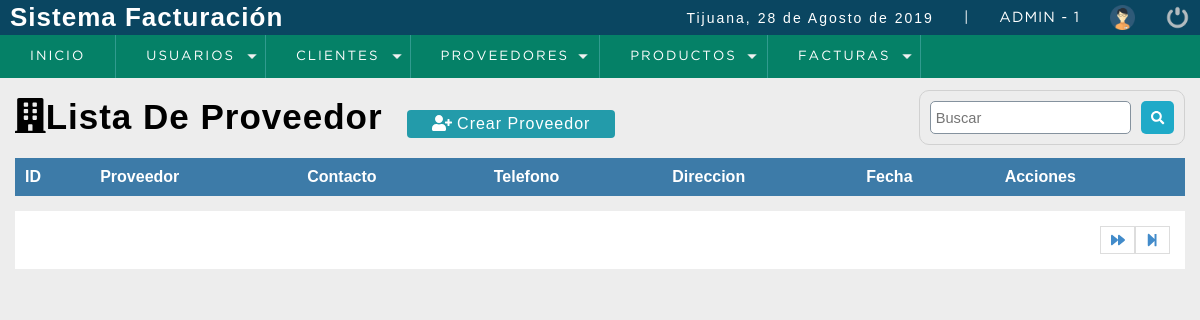
Before: /sistema/lista_proveedor.php (signed in) with the older database file.
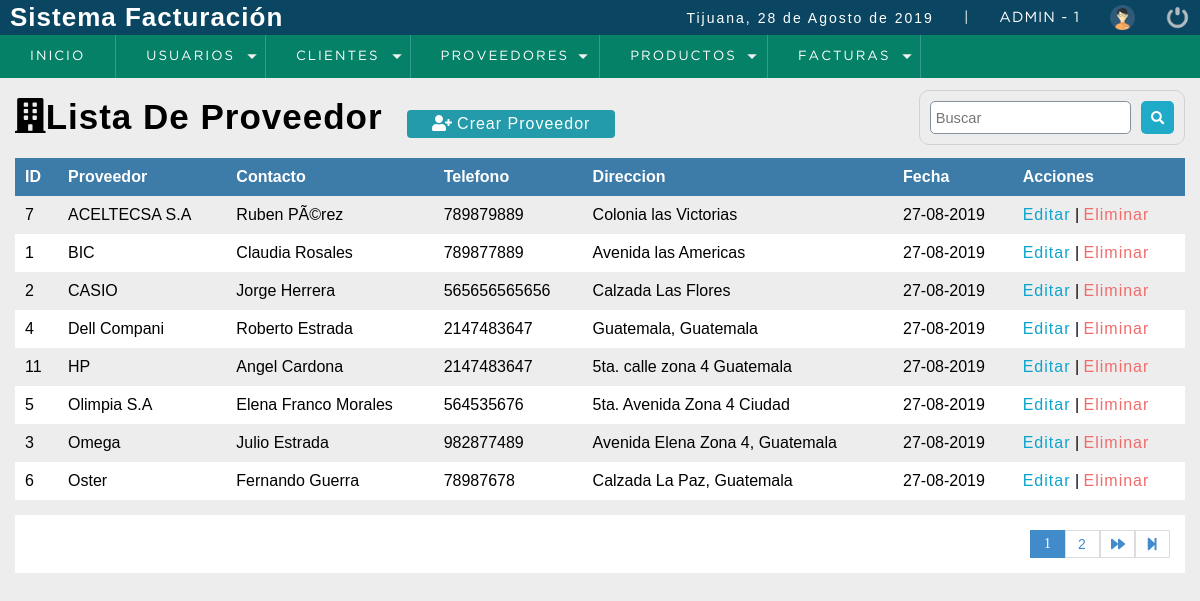
After: the same page with the newer database file.
### tables this page shows
CREATE TABLE `proveedor` (
  `codproveedor` int(11) NOT NULL,
  `proveedor` varchar(100) DEFAULT NULL,
  `contacto` varchar(100) DEFAULT NULL,
  `telefono` bigint(11) DEFAULT NULL,
  `direccion` text,
  `usuario_id` int(11) NOT NULL,
  `date_add` datetime NOT NULL  DEFAULT CURRENT_TIMESTAMP,  
  `estatus` tinyint DEFAULT 1
);

### sistema/functions.php (called while the page is built, shortened)
<?php
	function fechaC(){
		$mes = array("","Enero",
					  "Febrero",
					  "Marzo",
					  "Abril",
					  "Mayo",
					  "Junio",
					  "Julio",
					  "Agosto",
					  "Septiembre",
					  "Octubre",
					  "Noviembre",
					  "Diciembre");
		return date('d')." de ". $mes[date('n')] . " de " . date('Y');
	}
 ?>

### sistema/lista_proveedor.php (the view, shortened to what this page needs)
<?php
  include "../conexion.php"
?>
<!DOCTYPE html>
<html lang="en">
<head>
	<?php include "includes/script.php"; ?>
</head>
<body>
	<?php include "includes/header.php"; ?>
	<section id="container">
    <h1><i class="fas fa-building"></i>Lista De Proveedor</h1>
    <a href = "registro_proveedor.php" class = "btn_new"><i class="fas fa-user-plus"></i> Crear Proveedor</a>
    <form action="buscar_proveedor.php" method="get" class = "form_search">
      <input type="text" name = "busqueda" id="busqueda" placeholder ="Buscar">
      <button type="submit" class="btn_search"><i class="fas fa-search"></i></button>
    </form>
    <table>
      <tr>
        <th>ID</th>
        <th>Proveedor</th>
        <th>Contacto</th>
        <th>Telefono</th>
        <th>Direccion</th>
        <th>Fecha</th>
        <th>Acciones</th>
      </tr>
      <?php
        $sql_registe = mysqli_query($conexion,"SELECT COUNT(*) AS total_registro FROM proveedor WHERE  estatus = 1");
        $result_register = mysqli_fetch_array($sql_registe);
        $total_registro = $result_register['total_registro'];
        $por_pagina = 8;
        if(empty($_GET['pagina']))
        {
          $pagina = 1;
        }
        else
        {
          $pagina = $_GET['pagina'];
        }
        $desde = ($pagina-1)*$por_pagina;
        $total_paginas = ceil($total_registro/$por_pagina);
        $query = mysqli_query($conexion,"SELECT * FROM proveedor WHERE estatus = 1  ORDER BY proveedor ASC LIMIT $desde,$por_pagina");
        $result = mysqli_num_rows($query);
        if ($result > 0)
        {
          while ($data= mysqli_fetch_array($query))
          {
            $formato = 'Y-m-d H:i:s';
            $fecha = DateTime::createFromFormat($formato,$data['date_add']);
      ?>
          <tr>
            <td><?php echo $data['codproveedor']; ?></td>
            <td><?php echo $data['proveedor']; ?></td>
            <td><?php echo $data['contacto']; ?></td>
            <td><?php echo $data['telefono']; ?></td>
            <td><?php echo $data['direccion']; ?></td>
            <td><?php echo $fecha->format('d-m-Y'); ?></td>
            <td>
              <a class ="link_edit" href = "editar_proveedor.php?id=<?php echo $data['codproveedor']; ?>">Editar</a>
              |
              <a class = "link_delete"  href = "eliminar_confirmar_proveedor.php?id=<?php echo $data['codproveedor']; ?>">Eliminar</a>
            </td>
          </tr>
      <?php
          }
        }
      ?>
    </table>
    <div class = "paginador">
        <ul>
        <?php
            for ($i=1;$i<=$total_paginas;$i++)
            {
              if ($i == $pagina)
              {
                echo '<li class="pageSelected">'.$i.'</li>';
              }
              else
              {
                echo '<li><a href="?pagina='.$i.'">'.$i.'</a></li>';
              }
            }
            if ($pagina != $total_paginas)
            {
        ?>
          <li><a href= "?pagina=<?php echo $pagina+1; ?>"><i class="fas fa-forward"></i></a></li>
          <li><a href= "?pagina=<?php echo $total_paginas; ?>"><i class="fas fa-step-forward"></i></a></li>
        <?php
            }
        ?>
        </ul>
    </div>
	</section>
</body>
</html>

### sistema/includes/script.php (shortened to what this page needs)
<link rel="stylesheet" type="text/css" href="css/style.css">
<?php include "functions.php";  ?>

### sistema/includes/header.php (shortened to what this page needs)
<header>
		<div class="header">
			<h1>Sistema Facturación</h1>
			<div class="optionsBar">
				<p>Tijuana, <?php echo fechaC();?></p>
				<span>|</span>
				<span class="user"><?php echo $_SESSION['usuario'].' - '.$_SESSION['rol']; ?></span>
				<img class="photouser" src="img/user.png" alt="Usuario">
				<a href="salir.php"><img class="close" src="img/salir.png" alt="Salir del sistema" title="Salir"></a>
			</div>
		</div>
    <?php include "nav.php"; ?>
	</header>

### sistema/nav.php (shortened to what this page needs)
<nav>
			<ul>
				<li><a href="#">Inicio</a></li>
				<li class="principal">
					<a href="#">Usuarios</a>
				</li>
				<li class="principal">
					<a href="#">Clientes</a>
				</li>
				<li class="principal">
					<a href="#">Proveedores</a>
				</li>
				<li class="principal">
					<a href="#">Productos</a>
				</li>
				<li class="principal">
					<a href="#">Facturas</a>
				</li>
			</ul>
		</nav>

### sistema/css/style.css (style rules this page uses)
* { margin: 0; padding: 0; box-sizing: border-box; }
body { background: #ededed; }
h1, h2, h3, h4, h5, h6 { font-family: 'arial'; font-weight: bold; letter-spacing: 1px; }
h1 { font-size: 26px; }
p { font-family: 'arial'; letter-spacing: 2px; font-size: 14px; line-height: 20px; }
a { text-decoration: none; font-family: arial; letter-spacing: 1px; }
span { font-family: 'GothamBook'; letter-spacing: 1px; font-size: 14px; line-height: 20px; }
header { position: fixed; width: 100%; }
.header { color: #FFF; background: #0a4661; height: 35px; display: -webkit-flex; display: -moz-flex; display: -ms-flex; display: -o-flex; display: flex; justify-content: space-between; align-items: center; padding: 10px; }
.optionsBar { display: -webkit-flex; display: -moz-flex; display: -ms-flex; display: -o-flex; display: flex; justify-content: center; align-items: center; }
.optionsBar span { color: #FFF; font-size: 11pt; font-family: 'GothamBook'; text-transform: uppercase; margin-left: 30px; }
.photouser { margin-left: 30px; width: 25px; height: 25px; }
.close { width: 25px; height: 25px; }
.optionsBar a { display: -webkit-flex; display: -moz-flex; display: -ms-flex; display: -o-flex; display: flex; margin-left: 30px; }
nav ul { background: #058167; list-style: none; display: -webkit-flex; display: -moz-flex; display: -ms-flex; display: -o-flex; display: flex; justify-content: left; align-items: center; }
nav ul > li a { position: relative; }
nav a { color: #FFF; display: block; font-size: 10pt; font-family: 'GothamBook'; padding: 15px 30px; text-transform: uppercase; letter-spacing: 2px; transition: background .5s; border-right: 1px solid #319B8F; }
nav .principal > a { background: url(../images/arrow_bottom.png) no-repeat; background-position-x: 0%; background-position-y: 0%; background-size: auto auto; background-position: 94% center; background-size: 10px; }
#container { padding: 90px 15px 15px; }
form { background:#FFF; margin:auto; padding:20px 50px; border: 1px solid #d1d1d1; }
input,select { display:block; width: 100%; font-size:11pt; padding:5px; border:1px solid #85929e; border-radius:5px; }
#container h1 { font-size:35px; display:inline-block; }
.btn_new { display:inline-block; background:#239baa; color:#FFF; padding:5px 25px; border-radius:4px; margin:20px; }
table { border-collapse:collapse; font-size:12pt; font-family:'arial'; width:100%; }
table th { text-align:left; padding:10px; background:#3d7ba8; color:#FFF; }
table tr:nth-child(odd) { background:#FFF; }
table td { padding:10px; }
.link_edit { color:#0ca4ce; }
.link_delete { color:#f26b6b; }
.paginador ul { padding:15px; list-style:none; background:#FFF; margin-top:15px; display:-webkit-flex; display:-moz-flex; display:-ms-flex; display:-o-flex; display:flex; justify-content:flex-end; }
.paginador a, .pageSelected { color:#428bca; border:1px solid #ddd; padding:5px; display:inline-block; font-size:14px; text-align:center; width:35px; }
.pageSelected { color:#FFF; background:#428bca; border:1px solid #428bca; }
.form_search { display:-webkit-flex; display:-moz-flex; display:-ms-flex; display:-o-flex; display:flex; float:right; background:initial; padding:10px; border-radius:10px; }
.form_search .btn_search { background:#1faac8; color:#FFF; padding:10px; border:0; cursor:pointer; margin-left:10px; display:-webkit-flex; display:-moz-flex; display:-ms-flex; display:-o-flex; display:flex; border-radius:5px; }

Changed rows visible on the page:
added proveedor: codproveedor "7", proveedor "ACELTECSA S.A", contacto "Ruben PÃ©rez", telefono "789879889", direccion "Colonia las Victorias", date_add "27-08-2019"
added proveedor: codproveedor "1", proveedor "BIC", contacto "Claudia Rosales", telefono "789877889", direccion "Avenida las Americas", date_add "27-08-2019"
added proveedor: codproveedor "2", proveedor "CASIO", contacto "Jorge Herrera", telefono "565656565656", direccion "Calzada Las Flores", date_add "27-08-2019"
added proveedor: codproveedor "4", proveedor "Dell Compani", contacto "Roberto Estrada", telefono "2147483647", direccion "Guatemala, Guatemala", date_add "27-08-2019"
added proveedor: codproveedor "11", proveedor "HP", contacto "Angel Cardona", telefono "2147483647", direccion "5ta. calle zona 4 Guatemala", date_add "27-08-2019"
added proveedor: codproveedor "5", proveedor "Olimpia S.A", contacto "Elena Franco Morales", telefono "564535676", direccion "5ta. Avenida Zona 4 Ciudad", date_add "27-08-2019"
added proveedor: codproveedor "3", proveedor "Omega", contacto "Julio Estrada", telefono "982877489", direccion "Avenida Elena Zona 4, Guatemala", date_add "27-08-2019"
added proveedor: codproveedor "6", proveedor "Oster", contacto "Fernando Guerra", telefono "78987678", direccion "Calzada La Paz, Guatemala", date_add "27-08-2019"
Other visible differences:
new list line: "1"
new list line: "2"
